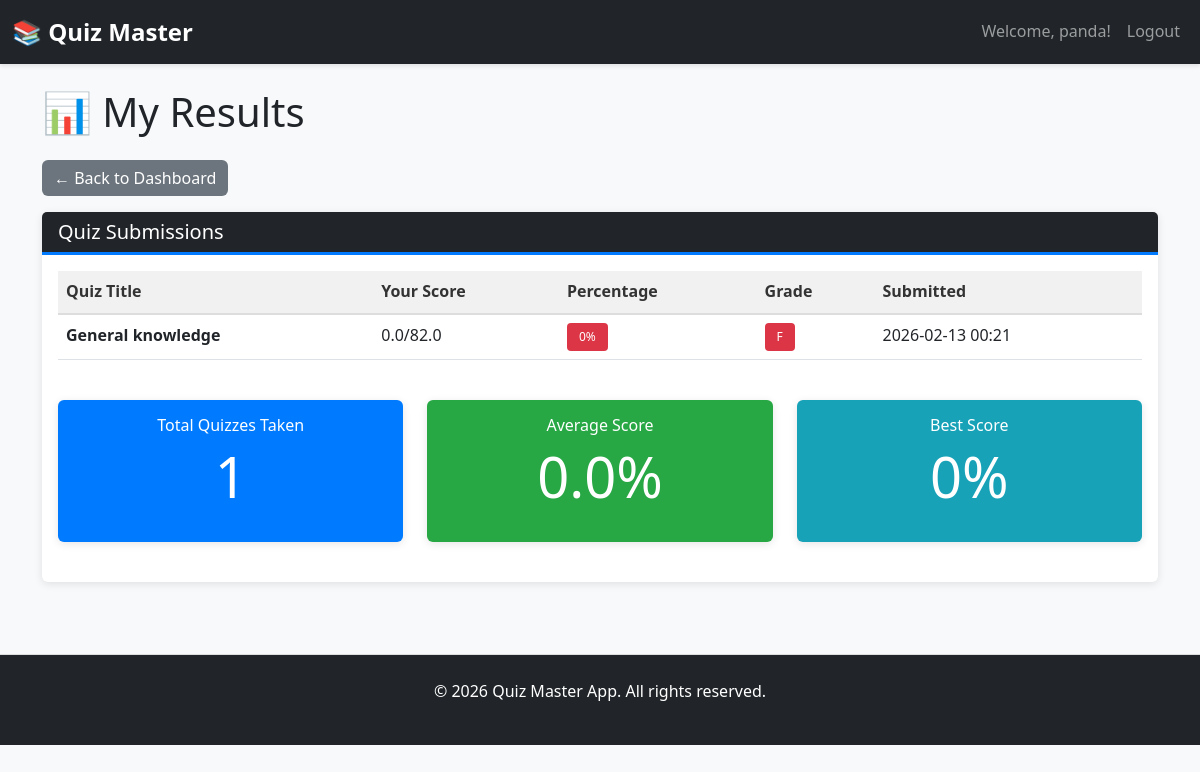
The app's page /student/results (signed in) with its own data.
### controller/models.py (models this page shows, shortened)
class User(db.Model):
    id = db.Column(db.Integer, primary_key=True)
    username = db.Column(db.String(100), unique=True, nullable=False)
    email = db.Column(db.String(100), unique=True, nullable=False)
    password = db.Column(db.String(200), nullable=False)
    created_at = db.Column(db.DateTime, default=datetime.utcnow)
    roles = db.relationship('Role', secondary=user_role, backref='users')
    quizzes = db.relationship('Quiz', backref='teacher', lazy=True, foreign_keys='Quiz.teacher_id')
    student_answers = db.relationship('StudentAnswer', backref='student', lazy=True)
    def get_role_name(self):
        if self.roles:
            return self.roles[0].rolename
        return None

class QuizSubmission(db.Model):
    id = db.Column(db.Integer, primary_key=True)
    quiz_id = db.Column(db.Integer, db.ForeignKey('quiz.id'), nullable=False)
    student_id = db.Column(db.Integer, db.ForeignKey('user.id'), nullable=False)
    submitted_at = db.Column(db.DateTime, default=datetime.utcnow)
    score = db.Column(db.Float)
    total_marks = db.Column(db.Float)
    student = db.relationship('User', backref='quiz_submissions')

class Quiz(db.Model):
    id = db.Column(db.Integer, primary_key=True)
    title = db.Column(db.String(200), nullable=False)
    description = db.Column(db.Text)
    teacher_id = db.Column(db.Integer, db.ForeignKey('user.id'), nullable=False)
    created_at = db.Column(db.DateTime, default=datetime.utcnow)
    updated_at = db.Column(db.DateTime, default=datetime.utcnow, onupdate=datetime.utcnow)
    duration_minutes = db.Column(db.Integer, default=30)  # Quiz duration in minutes
    total_marks = db.Column(db.Integer, default=100)
    is_published = db.Column(db.Boolean, default=False)
    questions = db.relationship('Question', backref='quiz', lazy=True, cascade='all, delete-orphan')
    submissions = db.relationship('QuizSubmission', backref='quiz', lazy=True, cascade='all, delete-orphan')

### app.py (the view)
@app.route('/student/results')
@role_required('Student')
def student_results():
    student = User.query.get(session['user_id'])
    submissions = QuizSubmission.query.filter_by(student_id=student.id).all()
    return render_template('student_results.html', submissions=submissions)

### app.py (called while the page is built)
def role_required(role_name):
    def decorator(f):
        @wraps(f)
        def decorated_function(*args, **kwargs):
            if 'user_id' not in session:
                flash('Please login first', 'warning')
                return redirect(url_for('login'))
            user = User.query.get(session['user_id'])
            if not user or user.get_role_name() != role_name:
                flash('Access denied', 'danger')
                return redirect(url_for('login'))
            return f(*args, **kwargs)
        return decorated_function
    return decorator

### templates/student_results.html (shortened to what this page needs)
{% extends "base.html" %}
{% block content %}
<h1 class="mb-4">📊 My Results</h1>
<a href="{{ url_for('student_dashboard') }}" class="btn btn-secondary mb-3">← Back to Dashboard</a>
<div class="row">
    <div class="col-md-12">
        <div class="card">
            <div class="card-header bg-dark text-white">
                <h5 class="mb-0">Quiz Submissions</h5>
            </div>
            <div class="card-body">
                {% if submissions %}
                <div class="table-responsive">
                    <table class="table table-hover">
                        <thead class="table-light">
                            <tr>
                                <th>Quiz Title</th>
                                <th>Your Score</th>
                                <th>Percentage</th>
                                <th>Grade</th>
                                <th>Submitted</th>
                            </tr>
                        </thead>
                        <tbody>
                            {% for submission in submissions %}
                            <tr>
                                <td><strong>{{ submission.quiz.title }}</strong></td>
                                <td>{{ submission.score }}/{{ submission.total_marks }}</td>
                                <td>
                                    {% set percentage = (submission.score / submission.total_marks * 100)|round|int %}
                                    <span class="badge {% if percentage >= 80 %}bg-success{% elif percentage >= 60 %}bg-warning{% else %}bg-danger{% endif %}">
                                        {{ percentage }}%
                                    </span>
                                </td>
                                <td>
                                    {% set percentage = (submission.score / submission.total_marks * 100)|round|int %}
                                    {% if percentage >= 90 %}
                                    <span class="badge bg-success">A</span>
                                    {% elif percentage >= 80 %}
                                    <span class="badge bg-info">B</span>
                                    {% elif percentage >= 70 %}
                                    <span class="badge bg-warning">C</span>
                                    {% elif percentage >= 60 %}
                                    <span class="badge bg-warning">D</span>
                                    {% else %}
                                    <span class="badge bg-danger">F</span>
                                    {% endif %}
                                </td>
                                <td>{{ submission.submitted_at.strftime('%Y-%m-%d %H:%M') }}</td>
                            </tr>
                            {% endfor %}
                        </tbody>
                    </table>
                </div>
                <div class="row mt-4">
                    <div class="col-md-4">
                        <div class="card text-center bg-primary text-white">
                            <div class="card-body">
                                <h6 class="card-title">Total Quizzes Taken</h6>
                                <p class="display-4">{{ submissions|length }}</p>
                            </div>
                        </div>
                    </div>
                    <div class="col-md-4">
                        <div class="card text-center bg-success text-white">
                            <div class="card-body">
                                <h6 class="card-title">Average Score</h6>
                                <p class="display-4">
                                    {% set avg = (submissions|map(attribute='score')|sum / submissions|length)|round(1) %}
                                    {{ avg }}%
                                </p>
                            </div>
                        </div>
                    </div>
                    <div class="col-md-4">
                        <div class="card text-center bg-info text-white">
                            <div class="card-body">
                                <h6 class="card-title">Best Score</h6>
                                <p class="display-4">{{ (submissions|map(attribute='score')|max / submissions[0].total_marks * 100)|round|int }}%</p>
                            </div>
                        </div>
                    </div>
                </div>
                {% else %}
                <div class="alert alert-info">You haven't submitted any quizzes yet.</div>
                {% endif %}
            </div>
        </div>
    </div>
</div>
{% endblock %}

### templates/base.html (shortened to what this page needs)
<!DOCTYPE html>
<html lang="en">
<head>
    <link href="https://cdn.jsdelivr.net/npm/bootstrap@5.3.0/dist/css/bootstrap.min.css" rel="stylesheet">
    <link rel="stylesheet" href="{{ url_for('static', filename='css/style.css') }}">
</head>
<body>
    <nav class="navbar navbar-expand-lg navbar-dark bg-dark">
        <div class="container-fluid">
            <a class="navbar-brand" href="/">📚 Quiz Master</a>
            <div class="collapse navbar-collapse" id="navbarNav">
                <ul class="navbar-nav ms-auto">
                    {% if session.user_id %}
                        <li class="nav-item">
                            <span class="nav-link">Welcome, {{ session.username }}!</span>
                        </li>
                        <li class="nav-item">
                            <a class="nav-link" href="{{ url_for('logout') }}">Logout</a>
                        </li>
                    {% endif %}
                </ul>
            </div>
        </div>
    </nav>
    <div class="container mt-3">
        {% block content %}{% endblock %}
    </div>
    <footer class="bg-dark text-white text-center py-4 mt-5">
        <p>&copy; 2026 Quiz Master App. All rights reserved.</p>
    </footer>
</body>
</html>

### static/css/style.css (style rules this page uses)
:root { --primary-color: #007bff; --success-color: #28a745; --warning-color: #ffc107; --danger-color: #dc3545; --info-color: #17a2b8; --dark-color: #343a40; }
* { margin: 0; padding: 0; box-sizing: border-box; }
body { background-color: #f8f9fa; font-family: 'Segoe UI', Tahoma, Geneva, Verdana, sans-serif; line-height: 1.6; }
.navbar { box-shadow: 0 2px 4px rgba(0,0,0,0.1); }
.navbar-brand { font-weight: bold; font-size: 1.5rem; }
.card { border: none; box-shadow: 0 2px 8px rgba(0,0,0,0.1); margin-bottom: 1.5rem; transition: transform 0.3s ease, box-shadow 0.3s ease; }
.card-header { border-bottom: 3px solid var(--primary-color); font-weight: 600; }
.btn { border-radius: 6px; font-weight: 500; transition: all 0.3s ease; border: none; }
.table { background-color: white; }
.table thead th { background-color: #f1f1f1; border-bottom: 2px solid #ddd; font-weight: 600; color: #333; }
.badge { padding: 0.5rem 0.75rem; border-radius: 4px; font-weight: 500; }
.bg-primary { background-color: var(--primary-color) !important; }
.bg-success { background-color: var(--success-color) !important; }
.bg-danger { background-color: var(--danger-color) !important; }
.bg-info { background-color: var(--info-color) !important; }
footer { margin-top: auto; border-top: 1px solid #ddd; }
.card, .alert { animation: fadeIn 0.3s ease-out; }

### records on screen
User: username "panda"
QuizSubmission: quiz "General knowledge", score "0.0", total_marks "82.0", percentage "0", submitted_at "2026-02-13 00:21"

### other values on screen
{{ submissions|length }} "1"
{{ avg }} "0.0"
